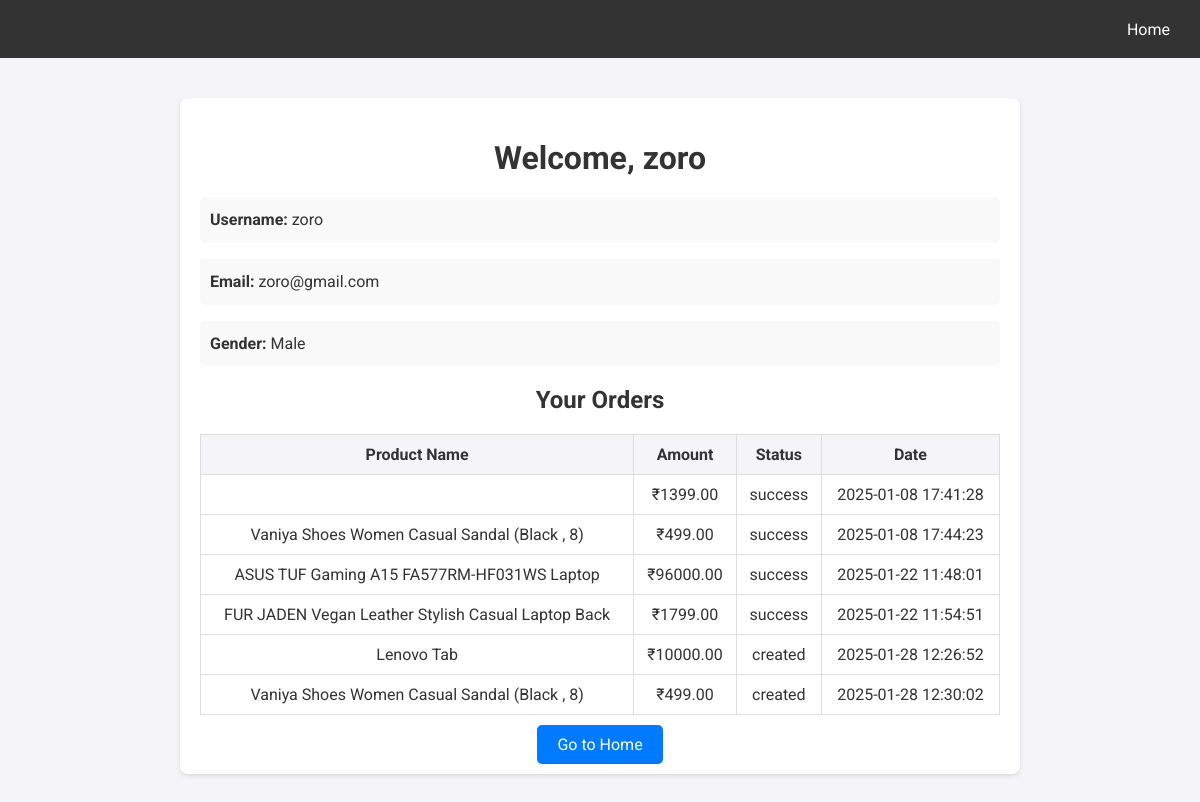
The app's page /profile/ (signed in), older data.
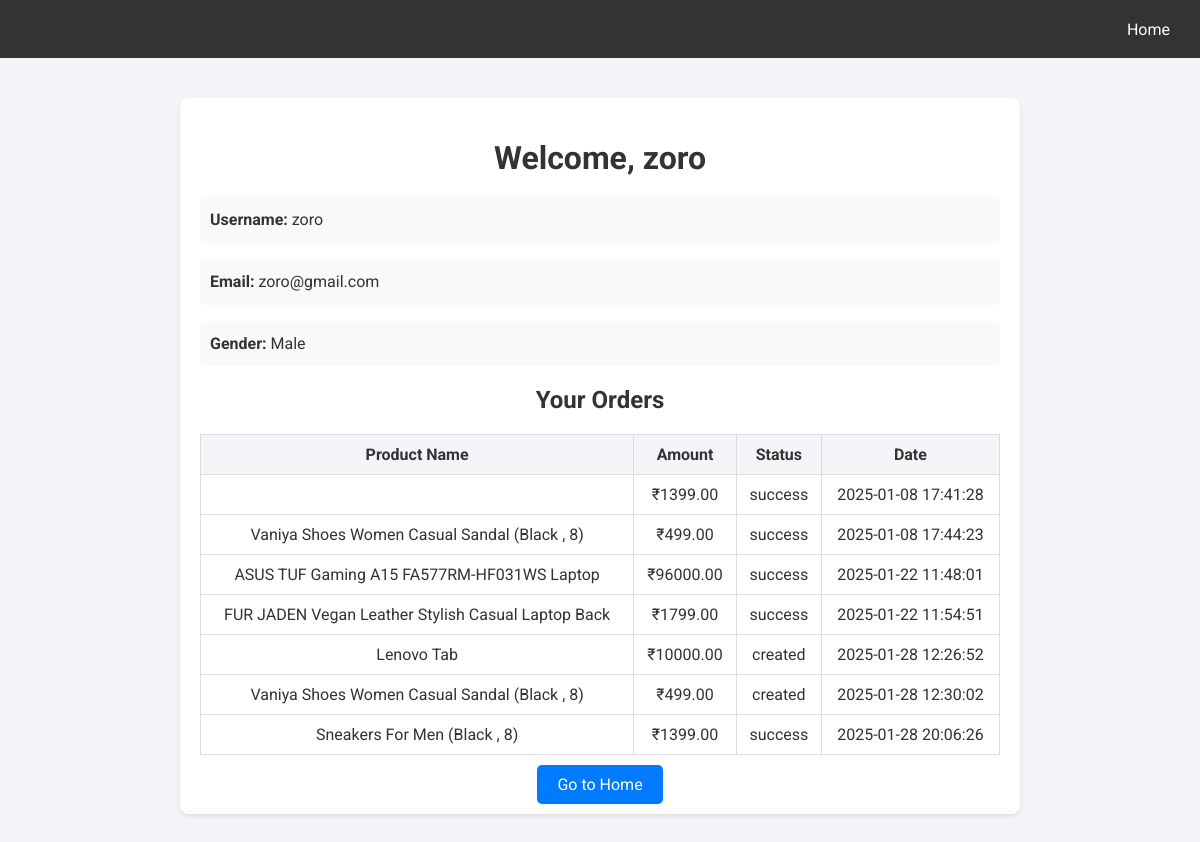
The same page, newer data.
### payments/models.py (models this page shows, shortened)
class Payment(models.Model):
    order_id = models.CharField(max_length=100)
    payment_id = models.CharField(max_length=100, blank=True, null=True)
    signature = models.CharField(max_length=256, blank=True, null=True)
    amount = models.DecimalField(max_digits=10, decimal_places=2)
    status = models.CharField(max_length=20, default='created')
    created_at = models.DateTimeField(auto_now_add=True)
    product_name = models.ForeignKey(Product, on_delete=models.CASCADE, blank=True, null=True)
    user = models.ForeignKey(UserRegistration, on_delete=models.CASCADE, blank=True, null=True)

### store/product.py (models this page shows, shortened)
class Product(models.Model):
    name=models.CharField(max_length=50)
    category=models.ForeignKey(Catogary,on_delete=models.CASCADE,default=1)
    image=models.ImageField(upload_to='img')
    desc=models.TextField()
    price=models.IntegerField()

### store/views.py (the view)
# urls.py: path('profile/',views.profile,name='profile'),
def profile(request):
    if 'username' in request.session:
        user_id = request.session.get('user_id')  # Replace with your authentication logic
        user = get_object_or_404(UserRegistration, id=user_id)
        orders = Payment.objects.filter(user=user)  # Fetch orders for the logged-in user
        return render(request, 'store/profile.html', {
            'user': user,
            'orders': orders,
        })
    else:
        messages.error(request, "You need to log in to view your profile.")
        return redirect('login')

### templates/store/profile.html (shortened to what this page needs)
<!DOCTYPE html>
<html lang="en">
<head>
</head>
<body>
    <header>
        <h1>User Profile</h1>
        <div class="nav-links">
            <a href="{% url 'home' %}">Home</a>
        </div>
    </header>
    <div class="profile-container">
        <h1>Welcome, {{ user.username }}</h1>
        <div class="profile-details">
            <p><strong>Username:</strong> {{ user.username }}</p>
            <p><strong>Email:</strong> {{ user.email }}</p>
            <p><strong>Gender:</strong> {{ user.get_gender_display }}</p>
        </div>
        <div class="order-details">
            <h2>Your Orders</h2>
            {% if orders %}
            <table>
                <thead>
                    <tr>
                        <th>Product Name</th>
                        <th>Amount</th>
                        <th>Status</th>
                        <th>Date</th>
                    </tr>
                </thead>
                <tbody>
                    {% for order in orders %}
                    <tr>
                        <td>{{ order.product_name.name }}</td>
                        <td>₹{{ order.amount }}</td>
                        <td>{{ order.status }}</td>
                        <td>{{ order.created_at|date:"Y-m-d H:i:s" }}</td>
                    </tr>
                    {% endfor %}
                </tbody>
            </table>
            {% else %}
            <p>No orders found.</p>
            {% endif %}
        </div>
        <div class="profile-actions">
            <a href="{% url 'home' %}">Go to Home</a>
        </div>
    </div>
</body>
</html>

Row changes from the older to the newer data that the page shows:
added Payment: product_name.name "Sneakers For Men (Black , 8)", amount "1399.00", status "success", created_at "2025-01-28 20:06:26"
